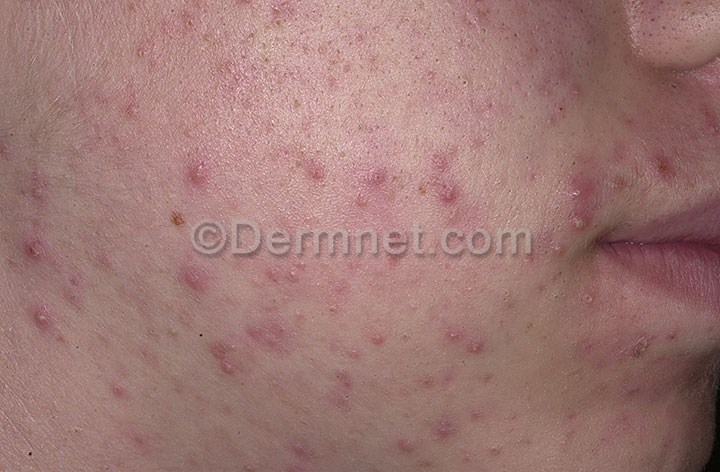
#> input picture Project/Images/condition_images_for_demo/Acne and Rosacea Photos/07Acne081101.jpg, 720 x 472 px, given as the content of the folder ./data/dermnet/train, which was not available
$ jupyter execute --allow-errors gen_plots.ipynb
#> lines starting #> are read from the running program, lines starting #| are printed output that depends on the picture; pictures that were not available may be replaced by others from this repository, and a replacement may not be noted
[cell 1]
import matplotlib.pyplot as plt
import seaborn as sns
import cv2
import numpy as np
from PIL import Image
import pandas as pd
from IPython.display import display, HTML
import dataframe_image as dfi
import os
from tabulate import tabulate

import warnings
warnings.filterwarnings("ignore")

folder_path = './data/dermnet'

[cell 2]
def files_in_directory(directory_path):
    return [file for file in os.listdir(directory_path) if os.path.isfile(os.path.join(directory_path, file))]

classes = os.listdir('./data/dermnet/train')

class_counts = {
    "Labels":[],
    "NumTrain":[],
    "NumTest":[],
}

for label in classes:
    class_counts["NumTrain"].append(len(files_in_directory(folder_path + '/train/' + label)))
    class_counts["NumTest"].append(len(files_in_directory(folder_path + '/test/' + label)))
    class_counts["Labels"].append(label)

df = pd.DataFrame.from_dict(class_counts)

# display(HTML(df.to_html()))
# df_styled = df.style.background_gradient()
# dfi.export(df_styled,"dermnet_classes.png")

print(tabulate(df,headers='keys', tablefmt="outline"))

[cell 3]
# Create histogram
plt.figure(figsize=(8, 5))
#> (this line was passed over: IPython is not available in this run)
#> (the rest of this cell did not finish here and is left out)

[cell 4]
labels = ['Acne and Rosacea', 'Eczema', 'Hair Loss, Alopecia and other', 'Urticaria Hives']
sample_images = ['train/Acne and Rosacea Photos/07Acne081101.jpg', 'train/Eczema Photos/eczema-fingertips-134.jpg', 'train/Hair Loss Photos Alopecia and other Hair Diseases/alopecia-areata-97.jpg', 'train/Urticaria Hives/angioedema-26.jpg']

[cell 5]
# Create collage
images = [cv2.imread('./data/dermnet/' + img) for img in sample_images]
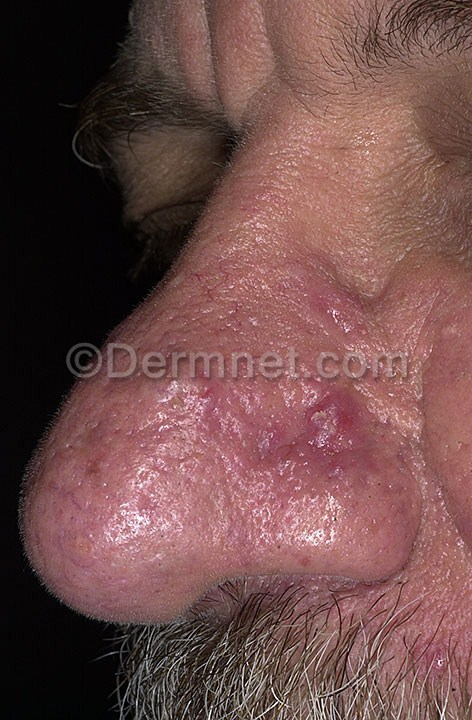
#> input picture Project/Images/condition_images_for_demo/Acne and Rosacea Photos/rosacea-nose-13.jpg, 472 x 720 px, given in place of eczema-fingertips-134.jpg, which was not available
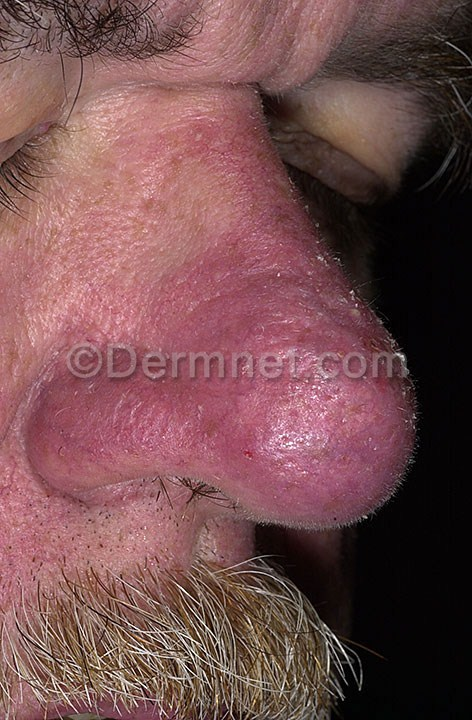
#> input picture Project/Images/condition_images_for_demo/Acne and Rosacea Photos/rosacea-nose-14.jpg, 472 x 720 px, given in place of alopecia-areata-97.jpg, which was not available
#> images = 4 items
for i in range(len(images)):
    images[i] = cv2.resize(images[i], (300, 300))
#> this loop made 4 passes

image_size = 300
# Add Labels
for i, img in enumerate(images):
    cv2.putText(img, labels[i], (10, 30), cv2.FONT_HERSHEY_SIMPLEX, 0.8, (255, 255, 255), 2)

# Arrange in a grid with spacing
spacing = 20  # Adjust as needed
collage_width = 2 * image_size + spacing
collage_height = 2 * image_size + spacing
collage = np.ones((collage_height, collage_width, 3), dtype=np.uint8) * 255  # White background

positions = [(0, 0), (0, image_size + spacing), (image_size + spacing, 0), (image_size + spacing, image_size + spacing)]
for pos, img in zip(positions, images):
    collage[pos[0]:pos[0] + image_size, pos[1]:pos[1] + image_size, :] = img
#> this loop made 4 passes
#> pos on passes 1 to 4: (0, 0), (0, 320), (320, 0), (320, 320)
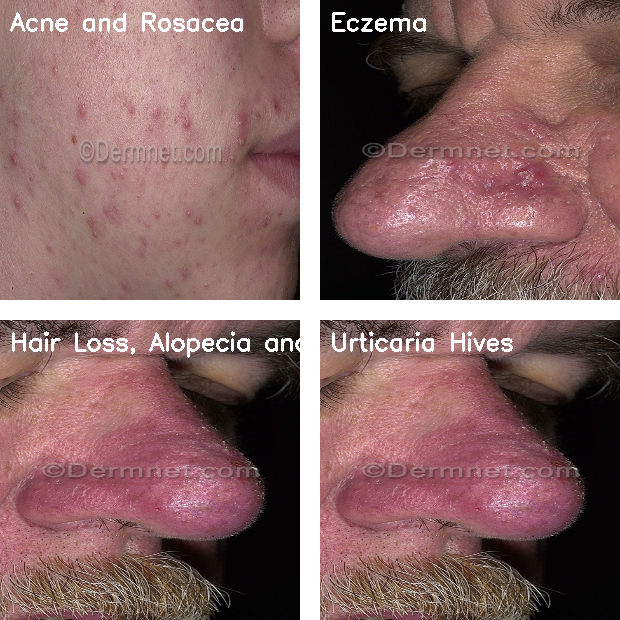
#> collage: shape (620, 620, 3); mean of channels 0, 1, 2 99.9, 100.6, 135.5; drawn as B, G, R

# Save the collage
cv2.imwrite('collage.png', collage)

# Combine with histogram
#> (the rest of this cell did not finish here and is left out)

[cell 6]
ham10000_path = "./data/HAM10000"
#> ham10000_path = './data/HAM10000'
#> (the rest of this cell did not finish here and is left out)

[cell 7]
print(tabulate(df.head(7),headers='keys', tablefmt="outline"))

print("Total Images: ", 10000)
#> (the rest of this cell did not finish here and is left out)

[cell 8]
class_counts = {
    "Labels":[],
    "NumSamples":[]
}

#> (the rest of this cell did not finish here and is left out)

[cell 9]
labels = class_counts["Labels"]
sample_images = []
#> (the rest of this cell did not finish here and is left out)

[cell 10]
# Create collage
images = [cv2.imread('./data/HAM10000/images/' + img + '.jpg') for img in sample_images]
#> images = []
for i in range(len(images)):
    images[i] = cv2.resize(images[i], (300, 300))
#> this loop made 0 passes

image_size = 300
spacing = 20  # Space between images
rows, cols = 3, 3  # Grid layout (3x3)

# Add labels to images
for i, img in enumerate(images):
    cv2.putText(img, labels[i], (10, 30), cv2.FONT_HERSHEY_SIMPLEX, 1, (255, 255, 255), 2)

# Compute collage size
collage_width = cols * image_size + (cols - 1) * spacing
collage_height = rows * image_size + (rows - 1) * spacing
collage = np.ones((collage_height, collage_width, 3), dtype=np.uint8) * 255  # White background

# Arrange images in grid with spacing
for i in range(len(images)):
    row = i // cols
    col = i % cols
    x = col * (image_size + spacing)
    y = row * (image_size + spacing)
    collage[y:y + image_size, x:x + image_size, :] = images[i]
#> collage: shape (940, 940, 3); every value is 255

# Save the collage
cv2.imwrite('collage.png', collage)
#> Out = True
